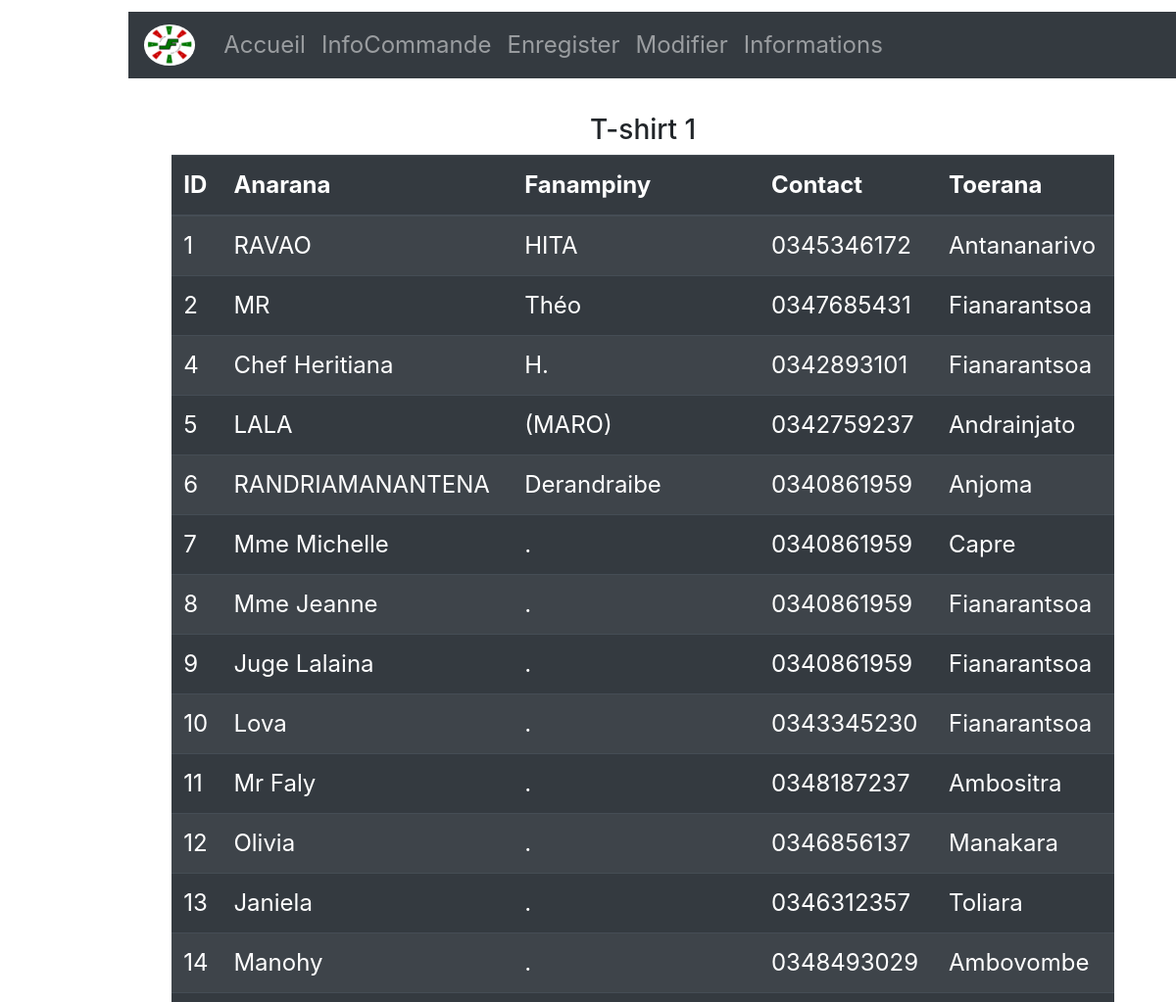
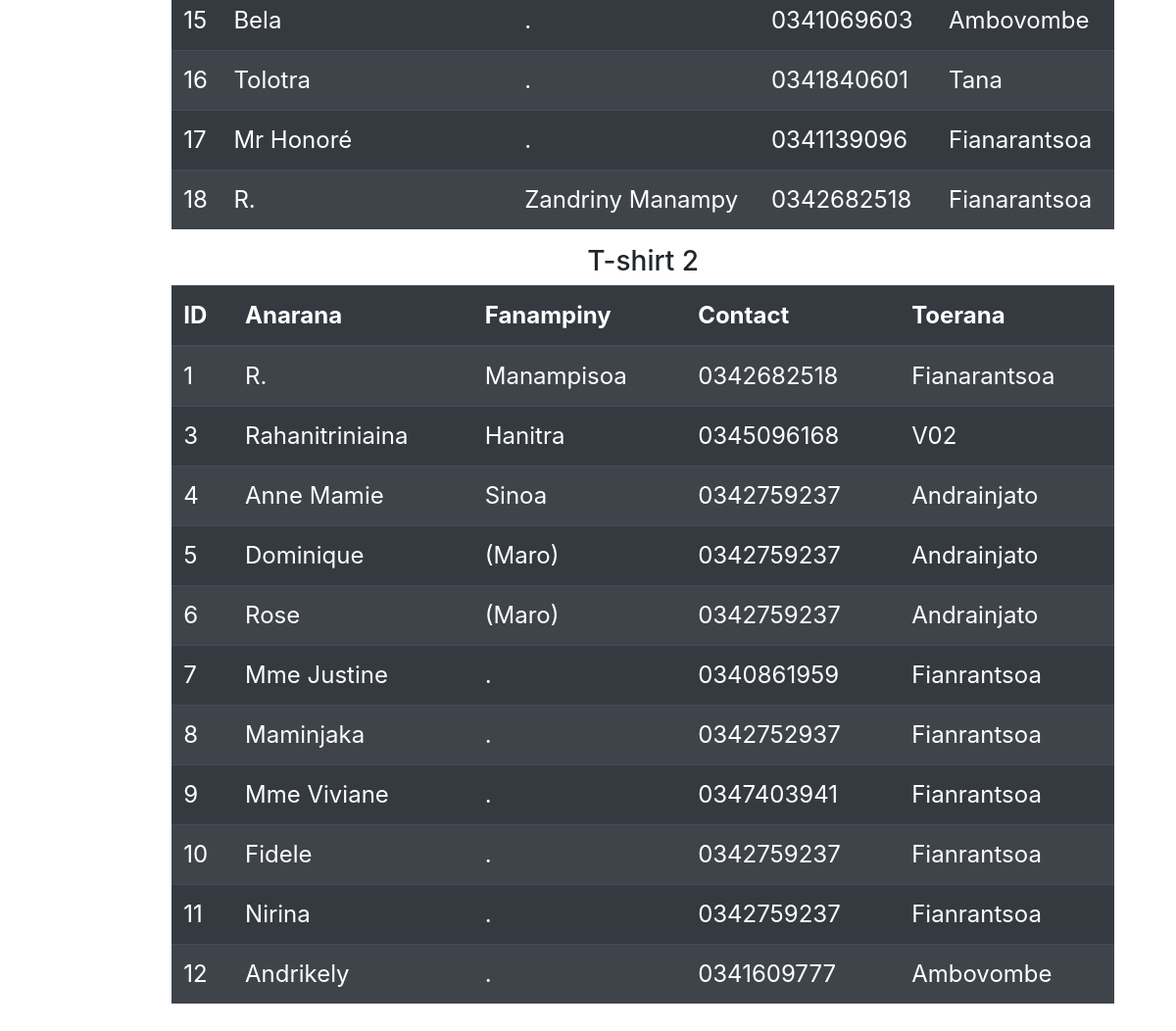
The page /accueil/ on the database its author committed (2 pictures, top to bottom).
### blog/models.py (models this page shows, shortened)
class InfoPerso1(models.Model):
    nom1 = models.CharField(max_length = 30, verbose_name = 'Nom')
    prenom1 = models.CharField(max_length = 50, verbose_name = 'Prénoms')
    contact1 = models.CharField(max_length = 10, verbose_name = 'Contact')
    domicile1 = models.CharField(max_length = 30, verbose_name = 'Lieu')

class InfoPerso2(models.Model):
    nom2 = models.CharField(max_length = 30, verbose_name = 'Nom')
    prenom2 = models.CharField(max_length = 50, verbose_name = 'Prénoms')
    contact2 = models.CharField(max_length = 10, verbose_name = 'Contact')
    domicile2 = models.CharField(max_length = 30, verbose_name = 'Lieu')

### blog/views.py (the view)
# urls.py: path('accueil/', principal),
def principal(request):
    client1 = InfoPerso1.objects.all().order_by('id')
    client2 = InfoPerso2.objects.all().order_by('id')
    return render(request, 'blog/main.html', locals())

### blog/templates/blog/main.html (shortened to what this page needs)
{% load static %}
<!DOCTYPE html>
<html>
    {% block 'head' %}
    <head>
        <link rel="stylesheet" type="text/css" href="{% static 'css/main.css' %}">
        <link rel="stylesheet" type="text/css" href="{% static 'css/bootstrap.css' %}">
        <link rel="stylesheet" type="text/css" href="{% static 'css/bootstrap.min.css' %}">
    </head>
    {% endblock %}
    <body>
        <div class="container" id="div1">
            <div class="container" style="margin-left: 8%;">
                <nav class="navbar navbar-expand-sm bg-dark navbar-dark">
                    <img src="{% static 'images/FAC.PNG' %}" class="rounded-circle" id="image1">
                    <ul class="navbar-nav">
                        <li class="nav-item">
                            <a class="nav-link" href="../accueil/">Accueil</a>
                        </li>
                        <li class="nav-item">
                            <a class="nav-link" href="../infocommande">InfoCommande</a>
                        </li>
                        <li class="nav-item">
                            <a class="nav-link" href="../admin/blog/">Enregister</a>
                        </li>
                        <li class="nav-item">
                            <a class="nav-link" href="#">Modifier</a>
                        </li>
                        <li class="nav-item">
                            <a class="nav-link" href="../info">Informations</a>
                        </li>
                    </ul>
                </nav>
                <br>
            </div>
            <div class="row" style="margin-left: 12%;">
                <div class="col">
                    {% block 'table1' %}
                    <h3 style="text-align: center;">T-shirt 1</h3>
                    <table class="table table-dark table-striped">
                        <thead>
                            <tr>
                                <th>ID</th>
                                <th>Anarana</th>
                                <th>Fanampiny</th>
                                <th>Contact</th>
                                <th>Toerana</th>
                            </tr>
                        </thead>
                        <tbody>
                            {% for i in client1 %}
                            <tr>
                                <td>{{i.id}}</td>
                                <td>{{i.nom1}}</td>
                                <td>{{i.prenom1}}</td>
                                <td>{{i.contact1}}</td>
                                <td>{{i.domicile1}}</td>
                            </tr>
                            {% endfor %}
                        </tbody>
                    </table>
                    {% endblock %}
                </div>
                <div class="col">
                    {% block 'table2' %}
                    <h3 style="text-align: center;">T-shirt 2</h3>
                    <table class="table table-dark table-striped">
                        <thead>
                            <tr>
                                <th>ID</th>
                                <th>Anarana</th>
                                <th>Fanampiny</th>
                                <th>Contact</th>
                                <th>Toerana</th>
                            </tr>
                        </thead>
                        <tbody>
                            {% for j in client2 %}
                            <tr>
                                <td>{{j.id}}</td>
                                <td>{{j.nom2}}</td>
                                <td>{{j.prenom2}}</td>
                                <td>{{j.contact2}}</td>
                                <td>{{j.domicile2}}</td>
                            </tr>
                            {% endfor %}
                        </tbody>
                    </table>
                    {% endblock %}
                </div>
            </div>
        </div>
    </body>
</html>

### blog/static/css/main.css (style rules this page uses)
#div1 { margin: 1%; font-size: 150%; }
#image1 { width: 5%; margin-right: 2%; }

### rows shown on the page
InfoPerso1: id "1", nom1 "RAVAO", prenom1 "HITA", contact1 "0345346172", domicile1 "Antananarivo"
InfoPerso1: id "2", nom1 "MR", prenom1 "Théo", contact1 "0347685431", domicile1 "Fianarantsoa"
InfoPerso1: id "4", nom1 "Chef Heritiana", prenom1 "H.", contact1 "0342893101", domicile1 "Fianarantsoa"
InfoPerso1: id "5", nom1 "LALA", prenom1 "(MARO)", contact1 "0342759237", domicile1 "Andrainjato"
InfoPerso1: id "6", nom1 "RANDRIAMANANTENA", prenom1 "Derandraibe", contact1 "0340861959", domicile1 "Anjoma"
InfoPerso1: id "7", nom1 "Mme Michelle", prenom1 ".", contact1 "0340861959", domicile1 "Capre"
InfoPerso1: id "8", nom1 "Mme Jeanne", prenom1 ".", contact1 "0340861959", domicile1 "Fianarantsoa"
InfoPerso1: id "9", nom1 "Juge Lalaina", prenom1 ".", contact1 "0340861959", domicile1 "Fianarantsoa"
InfoPerso1: id "10", nom1 "Lova", prenom1 ".", contact1 "0343345230", domicile1 "Fianarantsoa"
InfoPerso1: id "11", nom1 "Mr Faly", prenom1 ".", contact1 "0348187237", domicile1 "Ambositra"
InfoPerso1: id "12", nom1 "Olivia", prenom1 ".", contact1 "0346856137", domicile1 "Manakara"
InfoPerso1: id "13", nom1 "Janiela", prenom1 ".", contact1 "0346312357", domicile1 "Toliara"
InfoPerso1: id "14", nom1 "Manohy", prenom1 ".", contact1 "0348493029", domicile1 "Ambovombe"
InfoPerso1: id "15", nom1 "Bela", prenom1 ".", contact1 "0341069603", domicile1 "Ambovombe"
InfoPerso1: id "16", nom1 "Tolotra", prenom1 ".", contact1 "0341840601", domicile1 "Tana"
InfoPerso1: id "17", nom1 "Mr Honoré", prenom1 ".", contact1 "0341139096", domicile1 "Fianarantsoa"
InfoPerso1: id "18", nom1 "R.", prenom1 "Zandriny Manampy", contact1 "0342682518", domicile1 "Fianarantsoa"
InfoPerso2: id "1", nom2 "R.", prenom2 "Manampisoa", contact2 "0342682518", domicile2 "Fianarantsoa"
InfoPerso2: id "3", nom2 "Rahanitriniaina", prenom2 "Hanitra", contact2 "0345096168", domicile2 "V02"
InfoPerso2: id "4", nom2 "Anne Mamie", prenom2 "Sinoa", contact2 "0342759237", domicile2 "Andrainjato"
InfoPerso2: id "5", nom2 "Dominique", prenom2 "(Maro)", contact2 "0342759237", domicile2 "Andrainjato"
InfoPerso2: id "6", nom2 "Rose", prenom2 "(Maro)", contact2 "0342759237", domicile2 "Andrainjato"
InfoPerso2: id "7", nom2 "Mme Justine", prenom2 ".", contact2 "0340861959", domicile2 "Fianrantsoa"
InfoPerso2: id "8", nom2 "Maminjaka", prenom2 ".", contact2 "0342752937", domicile2 "Fianrantsoa"
InfoPerso2: id "9", nom2 "Mme Viviane", prenom2 ".", contact2 "0347403941", domicile2 "Fianrantsoa"
InfoPerso2: id "10", nom2 "Fidele", prenom2 ".", contact2 "0342759237", domicile2 "Fianrantsoa"
InfoPerso2: id "11", nom2 "Nirina", prenom2 ".", contact2 "0342759237", domicile2 "Fianrantsoa"
InfoPerso2: id "12", nom2 "Andrikely", prenom2 ".", contact2 "0341609777", domicile2 "Ambovombe"
